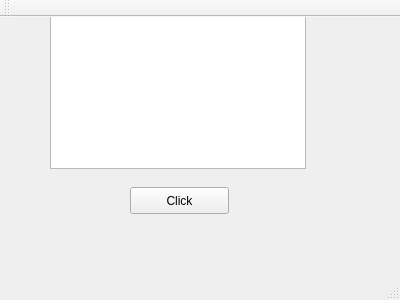
<?xml version="1.0" encoding="UTF-8"?>
<ui version="4.0">
 <class>MainWindow</class>
 <widget class="QMainWindow" name="MainWindow">
  <property name="geometry">
   <rect>
    <x>0</x>
    <y>0</y>
    <width>400</width>
    <height>300</height>
   </rect>
  </property>
  <property name="windowTitle">
   <string>MainWindow</string>
  </property>
  <widget class="QWidget" name="centralWidget">
   <widget class="QPushButton" name="pushButton">
    <property name="geometry">
     <rect>
      <x>130</x>
      <y>170</y>
      <width>99</width>
      <height>27</height>
     </rect>
    </property>
    <property name="text">
     <string>Click</string>
    </property>
   </widget>
   <widget class="QTextBrowser" name="textBrowser">
    <property name="geometry">
     <rect>
      <x>50</x>
      <y>-40</y>
      <width>256</width>
      <height>192</height>
     </rect>
    </property>
   </widget>
  </widget>
  <widget class="QMenuBar" name="menuBar">
   <property name="geometry">
    <rect>
     <x>0</x>
     <y>0</y>
     <width>400</width>
     <height>25</height>
    </rect>
   </property>
  </widget>
  <widget class="QToolBar" name="mainToolBar">
   <attribute name="toolBarArea">
    <enum>TopToolBarArea</enum>
   </attribute>
   <attribute name="toolBarBreak">
    <bool>false</bool>
   </attribute>
  </widget>
  <widget class="QStatusBar" name="statusBar"/>
 </widget>
 <layoutdefault spacing="6" margin="11"/>
 <resources/>
 <connections/>
</ui>
